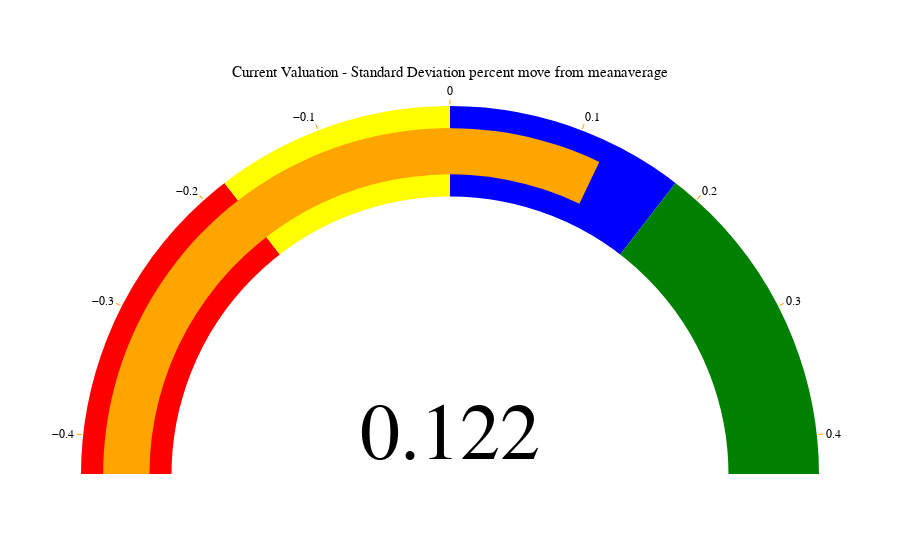

Write notebook code for a chart like this one.
### Code cell
import plotly.graph_objects as go

fig = go.Figure(go.Indicator(
    mode = "gauge+number",
    title = {'text': "Current Valuation - Standard Deviation percent move from meanaverage", 'font': {'size': 15}},
    value = df['move%'].iloc[-1],
    domain = {'x': [0,1], 'y': [0,1]},
    gauge = {
        'axis': {'range': [-0.43, 0.43], 'tickwidth': 1, 'tickcolor': "orange"},
        'bar': {'color': "orange"},
        'bgcolor': "white",
        'borderwidth': 2,
        'bordercolor': "white",
        'steps': [
            {'range': [-0.43, -0.18], 'color': 'red'},
            {'range': [-0.18, 0], 'color': 'yellow'},
            {'range': [0, 0.18], 'color': 'blue'},
            {'range': [0.18,0.43], 'color': 'green'}],
        }))

fig.update_layout(
    font={'color': "black", 'family': "Arial"},
    xaxis={'showgrid': False, 'range':[-1,1]},
    yaxis={'showgrid': False, 'range':[0,1.11]},
    plot_bgcolor='rgba(0,0,0,0)'
    )


# Set the visibility ON
fig.update_yaxes(title='', visible=True, showticklabels=False)
# Set the visibility OFF
fig.update_xaxes(title='x', visible=False, showticklabels=False)

fig.show()
fig.write_html("../static/valuation.html")

### Figure 1 — Plotly figure (JSON) as saved in the notebook; plotly's stock layout.template omitted (floating-point values rounded to 4 significant figures)
{"data": [{"domain": {"x": [0, 1], "y": [0, 1]}, "gauge": {"axis": {"range": [-0.43, 0.43], "tickcolor": "orange", "tickwidth": 1}, "bar": {"color": "orange"}, "bgcolor": "white", "bordercolor": "white", "borderwidth": 2, "steps": [{"color": "red", "range": [-0.43, -0.18]}, {"color": "yellow", "range": [-0.18, 0]}, {"color": "blue", "range": [0, 0.18]}, {"color": "green", "range": [0.18, 0.43]}]}, "mode": "gauge+number", "title": {"font": {"size": 15}, "text": "Current Valuation - Standard Deviation percent move from meanaverage"}, "type": "indicator", "value": 0.1218}], "layout": {"font": {"color": "black", "family": "Arial"}, "plot_bgcolor": "rgba(0,0,0,0)", "xaxis": {"range": [-1, 1], "showgrid": false, "showticklabels": false, "title": {"text": "x"}, "visible": false}, "yaxis": {"range": [0, 1.11], "showgrid": false, "showticklabels": false, "title": {"text": ""}, "visible": true}}}
